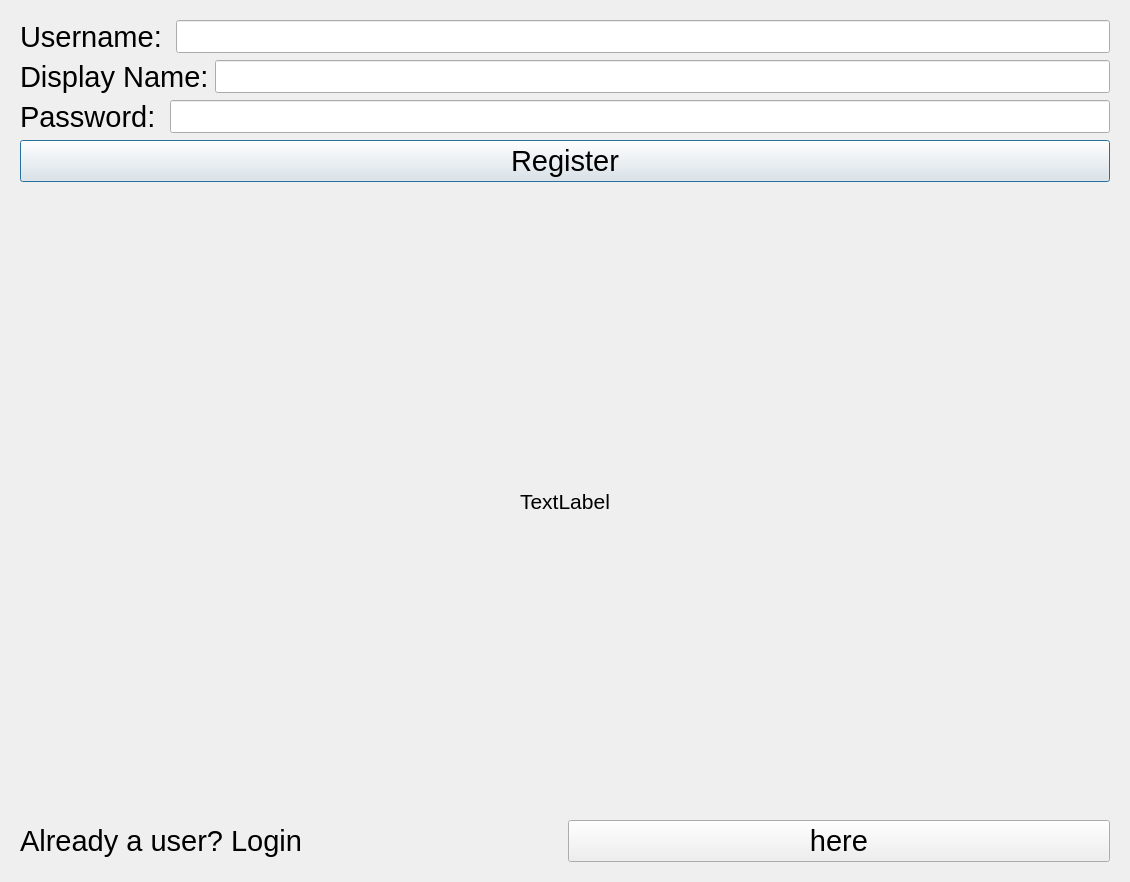
<?xml version="1.0" encoding="UTF-8"?>
<ui version="4.0">
 <class>Dialog</class>
 <widget class="QDialog" name="Dialog">
  <property name="geometry">
   <rect>
    <x>0</x>
    <y>0</y>
    <width>1130</width>
    <height>882</height>
   </rect>
  </property>
  <property name="windowTitle">
   <string>Account Registration</string>
  </property>
  <layout class="QVBoxLayout" name="verticalLayout">
   <item>
    <widget class="QStackedWidget" name="login_register_window">
     <property name="sizePolicy">
      <sizepolicy hsizetype="Expanding" vsizetype="Expanding">
       <horstretch>0</horstretch>
       <verstretch>0</verstretch>
      </sizepolicy>
     </property>
     <property name="currentIndex">
      <number>0</number>
     </property>
     <widget class="QWidget" name="page_2">
      <layout class="QVBoxLayout" name="verticalLayout_2">
       <item>
        <layout class="QHBoxLayout" name="username_hlayout">
         <item>
          <widget class="QLabel" name="username_label_r">
           <property name="font">
            <font>
             <pointsize>22</pointsize>
            </font>
           </property>
           <property name="text">
            <string>Username: </string>
           </property>
          </widget>
         </item>
         <item>
          <widget class="QLineEdit" name="username_r">
           <property name="font">
            <font>
             <pointsize>16</pointsize>
            </font>
           </property>
          </widget>
         </item>
        </layout>
       </item>
       <item>
        <layout class="QHBoxLayout" name="display_name_hlayout">
         <item>
          <widget class="QLabel" name="display_label">
           <property name="font">
            <font>
             <pointsize>22</pointsize>
            </font>
           </property>
           <property name="text">
            <string>Display Name:</string>
           </property>
          </widget>
         </item>
         <item>
          <widget class="QLineEdit" name="display_name">
           <property name="font">
            <font>
             <pointsize>16</pointsize>
            </font>
           </property>
           <property name="text">
            <string/>
           </property>
          </widget>
         </item>
        </layout>
       </item>
       <item>
        <layout class="QHBoxLayout" name="password_hlayout">
         <item>
          <widget class="QLabel" name="password_label_r">
           <property name="font">
            <font>
             <pointsize>22</pointsize>
            </font>
           </property>
           <property name="text">
            <string>Password: </string>
           </property>
          </widget>
         </item>
         <item>
          <widget class="QLineEdit" name="password_r">
           <property name="font">
            <font>
             <pointsize>16</pointsize>
            </font>
           </property>
          </widget>
         </item>
        </layout>
       </item>
       <item>
        <layout class="QVBoxLayout" name="register_vlayout">
         <item>
          <widget class="QPushButton" name="register_button">
           <property name="sizePolicy">
            <sizepolicy hsizetype="Expanding" vsizetype="Fixed">
             <horstretch>0</horstretch>
             <verstretch>0</verstretch>
            </sizepolicy>
           </property>
           <property name="font">
            <font>
             <pointsize>22</pointsize>
            </font>
           </property>
           <property name="text">
            <string>Register</string>
           </property>
          </widget>
         </item>
         <item>
          <widget class="QLabel" name="error_label_r">
           <property name="font">
            <font>
             <pointsize>16</pointsize>
            </font>
           </property>
           <property name="text">
            <string>TextLabel</string>
           </property>
           <property name="alignment">
            <set>Qt::AlignmentFlag::AlignCenter</set>
           </property>
          </widget>
         </item>
        </layout>
       </item>
       <item>
        <layout class="QHBoxLayout" name="register_2_login_hlayout">
         <item>
          <widget class="QLabel" name="login_label">
           <property name="font">
            <font>
             <pointsize>22</pointsize>
            </font>
           </property>
           <property name="text">
            <string>Already a user? Login</string>
           </property>
          </widget>
         </item>
         <item>
          <widget class="QPushButton" name="register_2_login">
           <property name="sizePolicy">
            <sizepolicy hsizetype="Preferred" vsizetype="Fixed">
             <horstretch>0</horstretch>
             <verstretch>0</verstretch>
            </sizepolicy>
           </property>
           <property name="font">
            <font>
             <pointsize>22</pointsize>
            </font>
           </property>
           <property name="text">
            <string>here</string>
           </property>
          </widget>
         </item>
        </layout>
       </item>
      </layout>
     </widget>
     <widget class="QWidget" name="page_1">
      <layout class="QVBoxLayout" name="verticalLayout_4">
       <item>
        <layout class="QHBoxLayout" name="horizontalLayout">
         <item>
          <widget class="QLabel" name="username_label_l">
           <property name="font">
            <font>
             <pointsize>22</pointsize>
            </font>
           </property>
           <property name="text">
            <string>Username: </string>
           </property>
          </widget>
         </item>
         <item>
          <widget class="QLineEdit" name="username_l">
           <property name="font">
            <font>
             <pointsize>16</pointsize>
            </font>
           </property>
          </widget>
         </item>
        </layout>
       </item>
       <item>
        <layout class="QHBoxLayout" name="horizontalLayout_2">
         <item>
          <widget class="QLabel" name="password_label_l">
           <property name="font">
            <font>
             <pointsize>22</pointsize>
            </font>
           </property>
           <property name="text">
            <string>Password: </string>
           </property>
          </widget>
         </item>
         <item>
          <widget class="QLineEdit" name="password_l">
           <property name="font">
            <font>
             <pointsize>16</pointsize>
            </font>
           </property>
          </widget>
         </item>
        </layout>
       </item>
       <item>
        <layout class="QVBoxLayout" name="verticalLayout_3">
         <item>
          <widget class="QPushButton" name="login_button">
           <property name="font">
            <font>
             <pointsize>22</pointsize>
            </font>
           </property>
           <property name="text">
            <string>Login</string>
           </property>
          </widget>
         </item>
         <item>
          <widget class="QLabel" name="error_label_l">
           <property name="font">
            <font>
             <pointsize>16</pointsize>
            </font>
           </property>
           <property name="text">
            <string>TextLabel</string>
           </property>
           <property name="alignment">
            <set>Qt::AlignmentFlag::AlignCenter</set>
           </property>
          </widget>
         </item>
        </layout>
       </item>
       <item>
        <layout class="QHBoxLayout" name="horizontalLayout_3">
         <item>
          <widget class="QLabel" name="register_label">
           <property name="font">
            <font>
             <pointsize>16</pointsize>
            </font>
           </property>
           <property name="text">
            <string>New user? Register</string>
           </property>
          </widget>
         </item>
         <item>
          <widget class="QPushButton" name="login_2_register">
           <property name="text">
            <string>here</string>
           </property>
          </widget>
         </item>
        </layout>
       </item>
      </layout>
     </widget>
    </widget>
   </item>
  </layout>
 </widget>
 <resources/>
 <connections/>
</ui>
